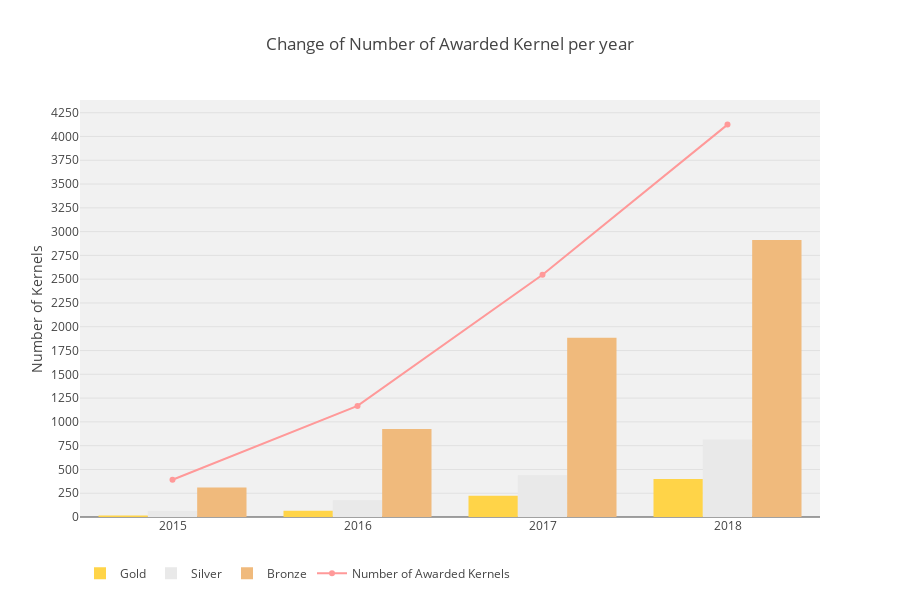

Notebook source saved alongside this figure:
### Code cell
# Bar & Line Chart for Awarded Kernels per Year by Medal

fig = { 'data': [
        {
            'type': 'bar',
            'name': 'Gold',
            'x': years,
            'y': nbr_gold_vals,
            'marker': {'color': medal_colors[0]},
        },
        {
            'type': 'bar',
            'name': 'Silver',
            'x': years,
            'y': nbr_silver_vals,
            'marker': {'color': medal_colors[1]},
        },
        {
            'type': 'bar',
            'name': 'Bronze',
            'x': years,
            'y': nbr_bronze_vals,
            'marker': {'color': medal_colors[2]},
        },
        {   'type': 'scatter',
            'name': 'Number of Awarded Kernels',
            'x': years,
            'y': nbr_awarded_vals,
            'line': {'color': kernel_colors[0] },
        },
    ], 'layout': {
        'title': 'Change of Number of Awarded Kernel per year',
        'legend': {'orientation': 'h'},
        'height': 600,
        'plot_bgcolor': PLOT_BG_COLOR,
        'xaxis': {'dtick': 1},
        'yaxis': {'dtick': 250, 'title': 'Number of Kernels'}
        
    }
}
iplot(fig)

### Figure 1 — Plotly figure (JSON) as saved in the notebook; plotly's stock layout.template omitted (floating-point values rounded to 4 significant figures)
{"data": [{"marker": {"color": "#ffd448"}, "name": "Gold", "type": "bar", "uid": "2fa0a9ea-5b8e-44b9-8aaf-9aa47733ca8b", "x": [2015, 2016, 2017, 2018], "y": [15, 67, 223, 399]}, {"marker": {"color": "#e9e9e9"}, "name": "Silver", "type": "bar", "uid": "ba6e069e-ba5a-450a-b6dd-02fd56c0d294", "x": [2015, 2016, 2017, 2018], "y": [66, 175, 440, 815]}, {"marker": {"color": "#f0ba7c"}, "name": "Bronze", "type": "bar", "uid": "7117b20c-00e6-43e9-8f24-edf32b72af8a", "x": [2015, 2016, 2017, 2018], "y": [311, 926, 1884, 2911]}, {"line": {"color": "#FF9999"}, "name": "Number of Awarded Kernels", "type": "scatter", "uid": "7421edaa-5c27-48e9-9ffc-bcb8bfdf09d3", "x": [2015, 2016, 2017, 2018], "y": [392, 1168, 2547, 4125]}], "layout": {"height": 600, "legend": {"orientation": "h"}, "plot_bgcolor": "#f1f1f1", "title": {"text": "Change of Number of Awarded Kernel per year"}, "xaxis": {"dtick": 1}, "yaxis": {"dtick": 250, "title": {"text": "Number of Kernels"}}}}
